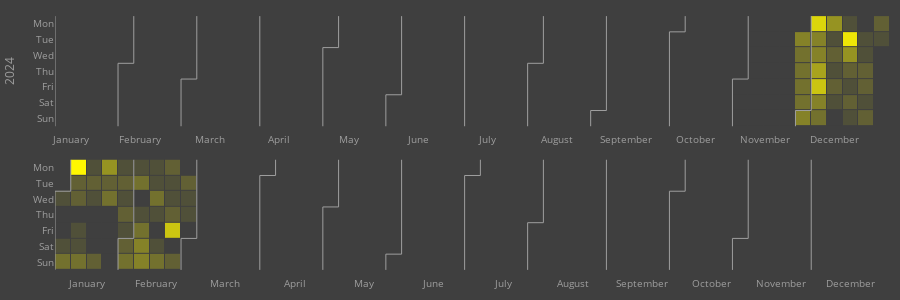

Source (notebook cell):
### Code cell
custom_colorscale = [
    [0, "#3f3f3f"],  # スケールの最小値に対応する色
    [1, "#fff700"],       # 中間値に対応する色
]

# タイルプロット
fig = calplot(df, x="date", y="value",
              colorscale=custom_colorscale)
fig.update_layout({"yaxis": {"title": "2024"},
                  "plot_bgcolor": "#3f3f3f",
                  "paper_bgcolor": "#3f3f3f"})
fig.update_layout(margin=dict(l=10, r=10, t=10, b=10))
fig.write_html("html_figures/personal.html")
fig

### Figure 1 — Plotly figure (JSON) as saved in the notebook; plotly's stock layout.template omitted (floating-point values rounded to 4 significant figures; data arrays with more than 128 entries replaced by an {"elided": "..."} marker saying what was removed)
{"data": [{"colorscale": [[0, "#3f3f3f"], [1, "#fff700"]], "customdata": {"elided": "366x2 str values"}, "hovertemplate": "%{customdata[0]} <br>Week=%{x} <br>%{customdata[1]}=%{z}", "name": "2024", "showscale": false, "type": "heatmap", "x": {"elided": "366 int values"}, "xaxis": "x", "xgap": 1, "y": {"elided": "366 int values"}, "yaxis": "y", "ygap": 1, "z": {"elided": "366 int values"}, "zmax": 11, "zmin": 0}, {"hoverinfo": "skip", "line": {"color": "#9e9e9e", "width": 1}, "mode": "lines", "type": "scatter", "x": [0.5, 0.5], "xaxis": "x", "y": [-0.5, 6.5], "yaxis": "y"}, {"hoverinfo": "skip", "line": {"color": "#9e9e9e", "width": 1}, "mode": "lines", "type": "scatter", "x": [4.5, 4.5], "xaxis": "x", "y": [2.5, 6.5], "yaxis": "y"}, {"hoverinfo": "skip", "line": {"color": "#9e9e9e", "width": 1}, "mode": "lines", "type": "scatter", "x": [4.5, 5.5], "xaxis": "x", "y": [2.5, 2.5], "yaxis": "y"}, {"hoverinfo": "skip", "line": {"color": "#9e9e9e", "width": 1}, "mode": "lines", "type": "scatter", "x": [5.5, 5.5], "xaxis": "x", "y": [2.5, -0.5], "yaxis": "y"}, {"hoverinfo": "skip", "line": {"color": "#9e9e9e", "width": 1}, "mode": "lines", "type": "scatter", "x": [8.5, 8.5], "xaxis": "x", "y": [3.5, 6.5], "yaxis": "y"}, {"hoverinfo": "skip", "line": {"color": "#9e9e9e", "width": 1}, "mode": "lines", "type": "scatter", "x": [8.5, 9.5], "xaxis": "x", "y": [3.5, 3.5], "yaxis": "y"}, {"hoverinfo": "skip", "line": {"color": "#9e9e9e", "width": 1}, "mode": "lines", "type": "scatter", "x": [9.5, 9.5], "xaxis": "x", "y": [3.5, -0.5], "yaxis": "y"}, {"hoverinfo": "skip", "line": {"color": "#9e9e9e", "width": 1}, "mode": "lines", "type": "scatter", "x": [13.5, 13.5], "xaxis": "x", "y": [-0.5, 6.5], "yaxis": "y"}, {"hoverinfo": "skip", "line": {"color": "#9e9e9e", "width": 1}, "mode": "lines", "type": "scatter", "x": [17.5, 17.5], "xaxis": "x", "y": [1.5, 6.5], "yaxis": "y"}, {"hoverinfo": "skip", "line": {"color": "#9e9e9e", "width": 1}, "mode": "lines", "type": "scatter", "x": [17.5, 18.5], "xaxis": "x", "y": [1.5, 1.5], "yaxis": "y"}, {"hoverinfo": "skip", "line": {"color": "#9e9e9e", "width": 1}, "mode": "lines", "type": "scatter", "x": [18.5, 18.5], "xaxis": "x", "y": [1.5, -0.5], "yaxis": "y"}, {"hoverinfo": "skip", "line": {"color": "#9e9e9e", "width": 1}, "mode": "lines", "type": "scatter", "x": [21.5, 21.5], "xaxis": "x", "y": [4.5, 6.5], "yaxis": "y"}, {"hoverinfo": "skip", "line": {"color": "#9e9e9e", "width": 1}, "mode": "lines", "type": "scatter", "x": [21.5, 22.5], "xaxis": "x", "y": [4.5, 4.5], "yaxis": "y"}, {"hoverinfo": "skip", "line": {"color": "#9e9e9e", "width": 1}, "mode": "lines", "type": "scatter", "x": [22.5, 22.5], "xaxis": "x", "y": [4.5, -0.5], "yaxis": "y"}, {"hoverinfo": "skip", "line": {"color": "#9e9e9e", "width": 1}, "mode": "lines", "type": "scatter", "x": [26.5, 26.5], "xaxis": "x", "y": [-0.5, 6.5], "yaxis": "y"}, {"hoverinfo": "skip", "line": {"color": "#9e9e9e", "width": 1}, "mode": "lines", "type": "scatter", "x": [30.5, 30.5], "xaxis": "x", "y": [2.5, 6.5], "yaxis": "y"}, {"hoverinfo": "skip", "line": {"color": "#9e9e9e", "width": 1}, "mode": "lines", "type": "scatter", "x": [30.5, 31.5], "xaxis": "x", "y": [2.5, 2.5], "yaxis": "y"}, {"hoverinfo": "skip", "line": {"color": "#9e9e9e", "width": 1}, "mode": "lines", "type": "scatter", "x": [31.5, 31.5], "xaxis": "x", "y": [2.5, -0.5], "yaxis": "y"}, {"hoverinfo": "skip", "line": {"color": "#9e9e9e", "width": 1}, "mode": "lines", "type": "scatter", "x": [34.5, 34.5], "xaxis": "x", "y": [5.5, 6.5], "yaxis": "y"}, {"hoverinfo": "skip", "line": {"color": "#9e9e9e", "width": 1}, "mode": "lines", "type": "scatter", "x": [34.5, 35.5], "xaxis": "x", "y": [5.5, 5.5], "yaxis": "y"}, {"hoverinfo": "skip", "line": {"color": "#9e9e9e", "width": 1}, "mode": "lines", "type": "scatter", "x": [35.5, 35.5], "xaxis": "x", "y": [5.5, -0.5], "yaxis": "y"}, {"hoverinfo": "skip", "line": {"color": "#9e9e9e", "width": 1}, "mode": "lines", "type": "scatter", "x": [39.5, 39.5], "xaxis": "x", "y": [0.5, 6.5], "yaxis": "y"}, {"hoverinfo": "skip", "line": {"color": "#9e9e9e", "width": 1}, "mode": "lines", "type": "scatter", "x": [39.5, 40.5], "xaxis": "x", "y": [0.5, 0.5], "yaxis": "y"}, {"hoverinfo": "skip", "line": {"color": "#9e9e9e", "width": 1}, "mode": "lines", "type": "scatter", "x": [40.5, 40.5], "xaxis": "x", "y": [0.5, -0.5], "yaxis": "y"}, {"hoverinfo": "skip", "line": {"color": "#9e9e9e", "width": 1}, "mode": "lines", "type": "scatter", "x": [43.5, 43.5], "xaxis": "x", "y": [3.5, 6.5], "yaxis": "y"}, {"hoverinfo": "skip", "line": {"color": "#9e9e9e", "width": 1}, "mode": "lines", "type": "scatter", "x": [43.5, 44.5], "xaxis": "x", "y": [3.5, 3.5], "yaxis": "y"}, {"hoverinfo": "skip", "line": {"color": "#9e9e9e", "width": 1}, "mode": "lines", "type": "scatter", "x": [44.5, 44.5], "xaxis": "x", "y": [3.5, -0.5], "yaxis": "y"}, {"hoverinfo": "skip", "line": {"color": "#9e9e9e", "width": 1}, "mode": "lines", "type": "scatter", "x": [47.5, 47.5], "xaxis": "x", "y": [5.5, 6.5], "yaxis": "y"}, {"hoverinfo": "skip", "line": {"color": "#9e9e9e", "width": 1}, "mode": "lines", "type": "scatter", "x": [47.5, 48.5], "xaxis": "x", "y": [5.5, 5.5], "yaxis": "y"}, {"hoverinfo": "skip", "line": {"color": "#9e9e9e", "width": 1}, "mode": "lines", "type": "scatter", "x": [48.5, 48.5], "xaxis": "x", "y": [5.5, -0.5], "yaxis": "y"}, {"colorscale": [[0, "#3f3f3f"], [1, "#fff700"]], "customdata": {"elided": "365x2 str values"}, "hovertemplate": "%{customdata[0]} <br>Week=%{x} <br>%{customdata[1]}=%{z}", "name": "2025", "showscale": false, "type": "heatmap", "x": {"elided": "365 int values"}, "xaxis": "x2", "xgap": 1, "y": {"elided": "365 int values"}, "yaxis": "y2", "ygap": 1, "z": {"elided": "365 int values"}, "zmax": 11, "zmin": 0}, {"hoverinfo": "skip", "line": {"color": "#9e9e9e", "width": 1}, "mode": "lines", "type": "scatter", "x": [-0.5, -0.5], "xaxis": "x2", "y": [1.5, 6.5], "yaxis": "y2"}, {"hoverinfo": "skip", "line": {"color": "#9e9e9e", "width": 1}, "mode": "lines", "type": "scatter", "x": [-0.5, 0.5], "xaxis": "x2", "y": [1.5, 1.5], "yaxis": "y2"}, {"hoverinfo": "skip", "line": {"color": "#9e9e9e", "width": 1}, "mode": "lines", "type": "scatter", "x": [0.5, 0.5], "xaxis": "x2", "y": [1.5, -0.5], "yaxis": "y2"}, {"hoverinfo": "skip", "line": {"color": "#9e9e9e", "width": 1}, "mode": "lines", "type": "scatter", "x": [3.5, 3.5], "xaxis": "x2", "y": [4.5, 6.5], "yaxis": "y2"}, {"hoverinfo": "skip", "line": {"color": "#9e9e9e", "width": 1}, "mode": "lines", "type": "scatter", "x": [3.5, 4.5], "xaxis": "x2", "y": [4.5, 4.5], "yaxis": "y2"}, {"hoverinfo": "skip", "line": {"color": "#9e9e9e", "width": 1}, "mode": "lines", "type": "scatter", "x": [4.5, 4.5], "xaxis": "x2", "y": [4.5, -0.5], "yaxis": "y2"}, {"hoverinfo": "skip", "line": {"color": "#9e9e9e", "width": 1}, "mode": "lines", "type": "scatter", "x": [7.5, 7.5], "xaxis": "x2", "y": [4.5, 6.5], "yaxis": "y2"}, {"hoverinfo": "skip", "line": {"color": "#9e9e9e", "width": 1}, "mode": "lines", "type": "scatter", "x": [7.5, 8.5], "xaxis": "x2", "y": [4.5, 4.5], "yaxis": "y2"}, {"hoverinfo": "skip", "line": {"color": "#9e9e9e", "width": 1}, "mode": "lines", "type": "scatter", "x": [8.5, 8.5], "xaxis": "x2", "y": [4.5, -0.5], "yaxis": "y2"}, {"hoverinfo": "skip", "line": {"color": "#9e9e9e", "width": 1}, "mode": "lines", "type": "scatter", "x": [12.5, 12.5], "xaxis": "x2", "y": [0.5, 6.5], "yaxis": "y2"}, {"hoverinfo": "skip", "line": {"color": "#9e9e9e", "width": 1}, "mode": "lines", "type": "scatter", "x": [12.5, 13.5], "xaxis": "x2", "y": [0.5, 0.5], "yaxis": "y2"}, {"hoverinfo": "skip", "line": {"color": "#9e9e9e", "width": 1}, "mode": "lines", "type": "scatter", "x": [13.5, 13.5], "xaxis": "x2", "y": [0.5, -0.5], "yaxis": "y2"}, {"hoverinfo": "skip", "line": {"color": "#9e9e9e", "width": 1}, "mode": "lines", "type": "scatter", "x": [16.5, 16.5], "xaxis": "x2", "y": [2.5, 6.5], "yaxis": "y2"}, {"hoverinfo": "skip", "line": {"color": "#9e9e9e", "width": 1}, "mode": "lines", "type": "scatter", "x": [16.5, 17.5], "xaxis": "x2", "y": [2.5, 2.5], "yaxis": "y2"}, {"hoverinfo": "skip", "line": {"color": "#9e9e9e", "width": 1}, "mode": "lines", "type": "scatter", "x": [17.5, 17.5], "xaxis": "x2", "y": [2.5, -0.5], "yaxis": "y2"}, {"hoverinfo": "skip", "line": {"color": "#9e9e9e", "width": 1}, "mode": "lines", "type": "scatter", "x": [20.5, 20.5], "xaxis": "x2", "y": [5.5, 6.5], "yaxis": "y2"}, {"hoverinfo": "skip", "line": {"color": "#9e9e9e", "width": 1}, "mode": "lines", "type": "scatter", "x": [20.5, 21.5], "xaxis": "x2", "y": [5.5, 5.5], "yaxis": "y2"}, {"hoverinfo": "skip", "line": {"color": "#9e9e9e", "width": 1}, "mode": "lines", "type": "scatter", "x": [21.5, 21.5], "xaxis": "x2", "y": [5.5, -0.5], "yaxis": "y2"}, {"hoverinfo": "skip", "line": {"color": "#9e9e9e", "width": 1}, "mode": "lines", "type": "scatter", "x": [25.5, 25.5], "xaxis": "x2", "y": [0.5, 6.5], "yaxis": "y2"}, {"hoverinfo": "skip", "line": {"color": "#9e9e9e", "width": 1}, "mode": "lines", "type": "scatter", "x": [25.5, 26.5], "xaxis": "x2", "y": [0.5, 0.5], "yaxis": "y2"}, {"hoverinfo": "skip", "line": {"color": "#9e9e9e", "width": 1}, "mode": "lines", "type": "scatter", "x": [26.5, 26.5], "xaxis": "x2", "y": [0.5, -0.5], "yaxis": "y2"}, {"hoverinfo": "skip", "line": {"color": "#9e9e9e", "width": 1}, "mode": "lines", "type": "scatter", "x": [29.5, 29.5], "xaxis": "x2", "y": [3.5, 6.5], "yaxis": "y2"}, {"hoverinfo": "skip", "line": {"color": "#9e9e9e", "width": 1}, "mode": "lines", "type": "scatter", "x": [29.5, 30.5], "xaxis": "x2", "y": [3.5, 3.5], "yaxis": "y2"}, {"hoverinfo": "skip", "line": {"color": "#9e9e9e", "width": 1}, "mode": "lines", "type": "scatter", "x": [30.5, 30.5], "xaxis": "x2", "y": [3.5, -0.5], "yaxis": "y2"}, {"hoverinfo": "skip", "line": {"color": "#9e9e9e", "width": 1}, "mode": "lines", "type": "scatter", "x": [34.5, 34.5], "xaxis": "x2", "y": [-0.5, 6.5], "yaxis": "y2"}, {"hoverinfo": "skip", "line": {"color": "#9e9e9e", "width": 1}, "mode": "lines", "type": "scatter", "x": [38.5, 38.5], "xaxis": "x2", "y": [1.5, 6.5], "yaxis": "y2"}, {"hoverinfo": "skip", "line": {"color": "#9e9e9e", "width": 1}, "mode": "lines", "type": "scatter", "x": [38.5, 39.5], "xaxis": "x2", "y": [1.5, 1.5], "yaxis": "y2"}, {"hoverinfo": "skip", "line": {"color": "#9e9e9e", "width": 1}, "mode": "lines", "type": "scatter", "x": [39.5, 39.5], "xaxis": "x2", "y": [1.5, -0.5], "yaxis": "y2"}, {"hoverinfo": "skip", "line": {"color": "#9e9e9e", "width": 1}, "mode": "lines", "type": "scatter", "x": [42.5, 42.5], "xaxis": "x2", "y": [4.5, 6.5], "yaxis": "y2"}, {"hoverinfo": "skip", "line": {"color": "#9e9e9e", "width": 1}, "mode": "lines", "type": "scatter", "x": [42.5, 43.5], "xaxis": "x2", "y": [4.5, 4.5], "yaxis": "y2"}, {"hoverinfo": "skip", "line": {"color": "#9e9e9e", "width": 1}, "mode": "lines", "type": "scatter", "x": [43.5, 43.5], "xaxis": "x2", "y": [4.5, -0.5], "yaxis": "y2"}, {"hoverinfo": "skip", "line": {"color": "#9e9e9e", "width": 1}, "mode": "lines", "type": "scatter", "x": [47.5, 47.5], "xaxis": "x2", "y": [-0.5, 6.5], "yaxis": "y2"}], "layout": {"font": {"color": "#9e9e9e", "size": 10}, "height": 300, "margin": {"b": 10, "l": 10, "r": 10, "t": 10}, "paper_bgcolor": "#3f3f3f", "plot_bgcolor": "#3f3f3f", "showlegend": false, "title": {"text": ""}, "xaxis": {"anchor": "y", "domain": [0, 1], "showgrid": false, "showline": false, "tickmode": "array", "ticktext": ["January", "February", "March", "April", "May", "June", "July", "August", "September", "October", "November", "December"], "tickvals": [1.5, 5.909, 10.32, 14.73, 19.14, 23.55, 27.95, 32.36, 36.77, 41.18, 45.59, 50], "zeroline": false}, "xaxis2": {"anchor": "y2", "domain": [0, 1], "showgrid": false, "showline": false, "tickmode": "array", "ticktext": ["January", "February", "March", "April", "May", "June", "July", "August", "September", "October", "November", "December"], "tickvals": [1.5, 5.909, 10.32, 14.73, 19.14, 23.55, 27.95, 32.36, 36.77, 41.18, 45.59, 50], "zeroline": false}, "yaxis": {"anchor": "x", "autorange": "reversed", "domain": [0.54, 1], "showgrid": false, "showline": false, "tickmode": "array", "ticktext": ["Mon", "Tue", "Wed", "Thu", "Fri", "Sat", "Sun"], "tickvals": [0, 1, 2, 3, 4, 5, 6], "title": {"text": "2024"}, "zeroline": false}, "yaxis2": {"anchor": "x2", "autorange": "reversed", "domain": [0, 0.46], "showgrid": false, "showline": false, "tickmode": "array", "ticktext": ["Mon", "Tue", "Wed", "Thu", "Fri", "Sat", "Sun"], "tickvals": [0, 1, 2, 3, 4, 5, 6], "zeroline": false}}}
